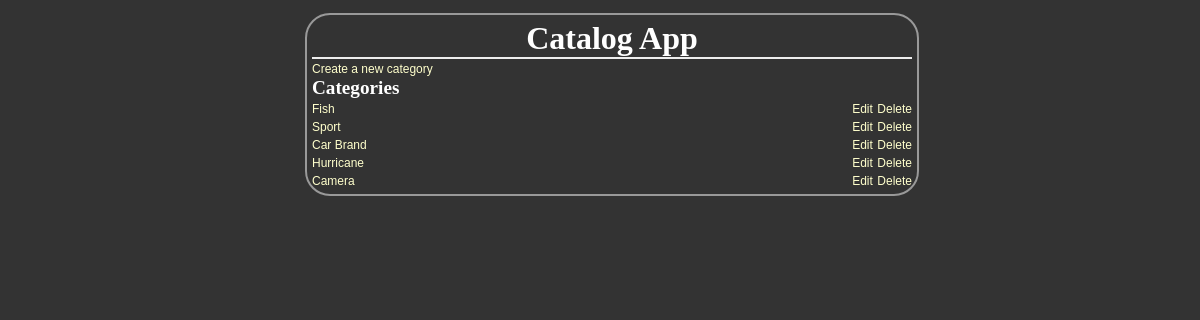
Before: / with the older database file.
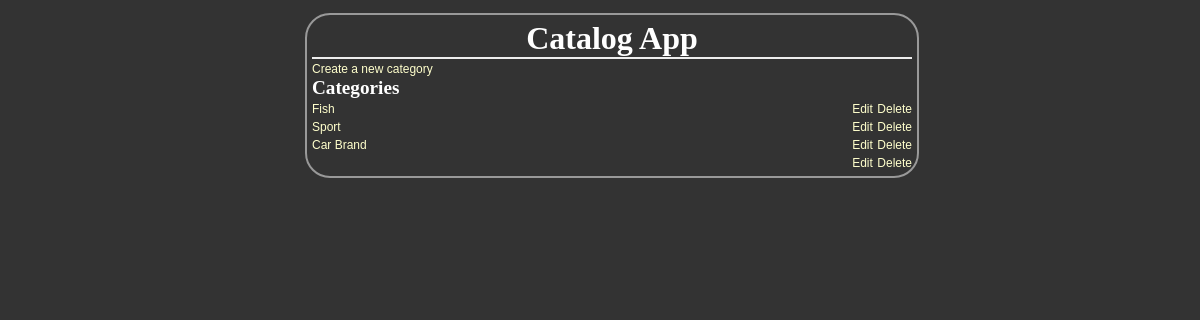
After: the same page with the newer database file.
### project4/database_setup.py (models this page shows, shortened)
class Category(Base):
    __tablename__ = 'category'
    id = Column(Integer, primary_key=True)
    name = Column(String(250), nullable=False)

### project4/project4.py (the view)
@app.route('/')
def showCategories():
    DBSession = sessionmaker(bind=engine)
    session = DBSession()
    categories = session.query(Category).all()
    return render_template('index.html', categories=categories)

### project4/templates/index.html (shortened to what this page needs)
<!DOCTYPE html>
<html>
<head>
    <link rel=stylesheet type=text/css href="{{url_for('static', filename='styles.css')}}">
</head>
<body>
    <div class="pane">
        <header>
            <h1>Catalog App</h1>
        </header>
        <section class="prompt">
            <a href="/new_category/">Create a new category</a>
        </section>
        <main>
            <h2>Categories</h2>
            {% for i in categories %}
            <div class="data">
                <span class="name">
                    <a href='{{url_for('showItems', category_id = i.id)}}'>{{i.name}}</a>
                </span>
                <span class="actions">
                    <a href='{{url_for('editCategory', category_id = i.id)}}'>Edit</a>
                    <a href='{{url_for('deleteCategory', category_id = i.id)}}'>Delete</a>
                </span>
            </div>
            {% endfor %}
        </main>
    </div>
</body>
</html>

### project4/static/styles.css (style rules this page uses)
body { font-family: sans-serif; background-color: #333333 }
h1, h2, h3, h4 { color: #ffffff; }
h1, h2 { font-family: 'georgia', serif; margin: 0; }
h1 { border-bottom: 2px solid #eee; }
h2 { font-size: 1.2em; }
a { text-decoration: none; color: #ffffcc; font-size: .75em; }
.pane { min-width: 50%; position: absolute; left: 25%; border: 2px solid; border-radius: 25px; padding: 5px; margin: 5px; border-color: #999999; background-color: #333333 }
header { left: 50%; text-align: center; }
.name { width: 50%; display: inline-block; }
.actions { text-align: right; width: 50%; float: right; }

Changed rows visible on the page:
removed Category: name "Camera"
changed Category (number 4 of 4 on the later page): name "Hurricane" → (not shown)
